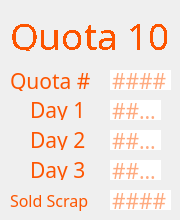
     <widget class="QWidget" name="page_10">
      <widget class="QLabel" name="label_61">
       <property name="geometry">
        <rect>
         <x>30</x>
         <y>100</y>
         <width>61</width>
         <height>20</height>
        </rect>
       </property>
       <property name="font">
        <font>
         <family>IBM 3270</family>
         <pointsize>16</pointsize>
        </font>
       </property>
       <property name="styleSheet">
        <string notr="true">color: rgb(253, 85, 0);
                                    border: none;</string>
       </property>
       <property name="text">
        <string>Day 1</string>
       </property>
      </widget>
      <widget class="QLabel" name="label_62">
       <property name="geometry">
        <rect>
         <x>30</x>
         <y>130</y>
         <width>61</width>
         <height>20</height>
        </rect>
       </property>
       <property name="font">
        <font>
         <family>IBM 3270</family>
         <pointsize>16</pointsize>
        </font>
       </property>
       <property name="styleSheet">
        <string notr="true">color: rgb(253, 85, 0);
                                    border: none;</string>
       </property>
       <property name="text">
        <string>Day 2</string>
       </property>
      </widget>
      <widget class="QLabel" name="label_63">
       <property name="geometry">
        <rect>
         <x>30</x>
         <y>160</y>
         <width>61</width>
         <height>20</height>
        </rect>
       </property>
       <property name="font">
        <font>
         <family>IBM 3270</family>
         <pointsize>16</pointsize>
        </font>
       </property>
       <property name="styleSheet">
        <string notr="true">color: rgb(253, 85, 0);
                                    border: none;</string>
       </property>
       <property name="text">
        <string>Day 3</string>
       </property>
      </widget>
      <widget class="QLineEdit" name="q10d2">
       <property name="geometry">
        <rect>
         <x>110</x>
         <y>130</y>
         <width>51</width>
         <height>20</height>
        </rect>
       </property>
       <property name="font">
        <font>
         <family>IBM 3270</family>
         <pointsize>16</pointsize>
        </font>
       </property>
       <property name="styleSheet">
        <string notr="true">color: rgb(253, 85, 0);
                                    border: none;</string>
       </property>
       <property name="maxLength">
        <number>4</number>
       </property>
       <property name="placeholderText">
        <string>####</string>
       </property>
      </widget>
      <widget class="QLineEdit" name="q10d3">
       <property name="geometry">
        <rect>
         <x>110</x>
         <y>160</y>
         <width>51</width>
         <height>20</height>
        </rect>
       </property>
       <property name="font">
        <font>
         <family>IBM 3270</family>
         <pointsize>16</pointsize>
        </font>
       </property>
       <property name="styleSheet">
        <string notr="true">color: rgb(253, 85, 0);
                                    border: none;</string>
       </property>
       <property name="maxLength">
        <number>4</number>
       </property>
       <property name="placeholderText">
        <string>####</string>
       </property>
      </widget>
      <widget class="QLineEdit" name="q10d1">
       <property name="geometry">
        <rect>
         <x>110</x>
         <y>100</y>
         <width>51</width>
         <height>20</height>
        </rect>
       </property>
       <property name="font">
        <font>
         <family>IBM 3270</family>
         <pointsize>16</pointsize>
         <weight>50</weight>
         <bold>false</bold>
        </font>
       </property>
       <property name="styleSheet">
        <string notr="true">color: rgb(253, 85, 0);
                                    border: none;</string>
       </property>
       <property name="inputMethodHints">
        <set>Qt::ImhNone</set>
       </property>
       <property name="text">
        <string/>
       </property>
       <property name="maxLength">
        <number>4</number>
       </property>
       <property name="readOnly">
        <bool>false</bool>
       </property>
       <property name="placeholderText">
        <string>####</string>
       </property>
      </widget>
      <widget class="QLabel" name="label_64">
       <property name="geometry">
        <rect>
         <x>10</x>
         <y>70</y>
         <width>81</width>
         <height>21</height>
        </rect>
       </property>
       <property name="font">
        <font>
         <family>IBM 3270</family>
         <pointsize>16</pointsize>
        </font>
       </property>
       <property name="styleSheet">
        <string notr="true">color: rgb(253, 85, 0);</string>
       </property>
       <property name="text">
        <string>Quota #</string>
       </property>
      </widget>
      <widget class="QLabel" name="label_65">
       <property name="geometry">
        <rect>
         <x>10</x>
         <y>10</y>
         <width>161</width>
         <height>41</height>
        </rect>
       </property>
       <property name="sizePolicy">
        <sizepolicy hsizetype="Fixed" vsizetype="Fixed">
         <horstretch>0</horstretch>
         <verstretch>0</verstretch>
        </sizepolicy>
       </property>
       <property name="font">
        <font>
         <family>IBM 3270</family>
         <pointsize>24</pointsize>
         <weight>50</weight>
         <italic>false</italic>
         <bold>false</bold>
         <stylestrategy>NoAntialias</stylestrategy>
        </font>
       </property>
       <property name="styleSheet">
        <string notr="true">font: 24pt &quot;IBM 3270&quot;;
                                    color: rgb(253, 85, 0);</string>
       </property>
       <property name="text">
        <string>&lt;html&gt;&lt;head/&gt;&lt;body&gt;&lt;p&gt;&lt;span
                                    style=&quot; font-size:28pt;&quot;&gt;Quota
                                    10&lt;/span&gt;&lt;/p&gt;&lt;/body&gt;&lt;/html&gt;</string>
       </property>
      </widget>
      <widget class="QLineEdit" name="q10">
       <property name="geometry">
        <rect>
         <x>110</x>
         <y>70</y>
         <width>61</width>
         <height>20</height>
        </rect>
       </property>
       <property name="font">
        <font>
         <family>IBM 3270</family>
         <pointsize>16</pointsize>
        </font>
       </property>
       <property name="styleSheet">
        <string notr="true">color: rgb(253, 85, 0);
                                    border: none;</string>
       </property>
       <property name="text">
        <string/>
       </property>
       <property name="maxLength">
        <number>5</number>
       </property>
       <property name="readOnly">
        <bool>false</bool>
       </property>
       <property name="placeholderText">
        <string>####</string>
       </property>
      </widget>
      <widget class="QLabel" name="label_66">
       <property name="geometry">
        <rect>
         <x>10</x>
         <y>190</y>
         <width>91</width>
         <height>21</height>
        </rect>
       </property>
       <property name="font">
        <font>
         <family>IBM 3270</family>
         <pointsize>12</pointsize>
        </font>
       </property>
       <property name="styleSheet">
        <string notr="true">color: rgb(253, 85, 0);
                                    border: none;</string>
       </property>
       <property name="text">
        <string>Sold Scrap</string>
       </property>
      </widget>
      <widget class="QLineEdit" name="q10sold">
       <property name="geometry">
        <rect>
         <x>110</x>
         <y>190</y>
         <width>61</width>
         <height>20</height>
        </rect>
       </property>
       <property name="font">
        <font>
         <family>IBM 3270</family>
         <pointsize>16</pointsize>
        </font>
       </property>
       <property name="styleSheet">
        <string notr="true">color: rgb(253, 85, 0);
                                    border: none;</string>
       </property>
       <property name="maxLength">
        <number>5</number>
       </property>
       <property name="placeholderText">
        <string>####</string>
       </property>
      </widget>
     </widget>
